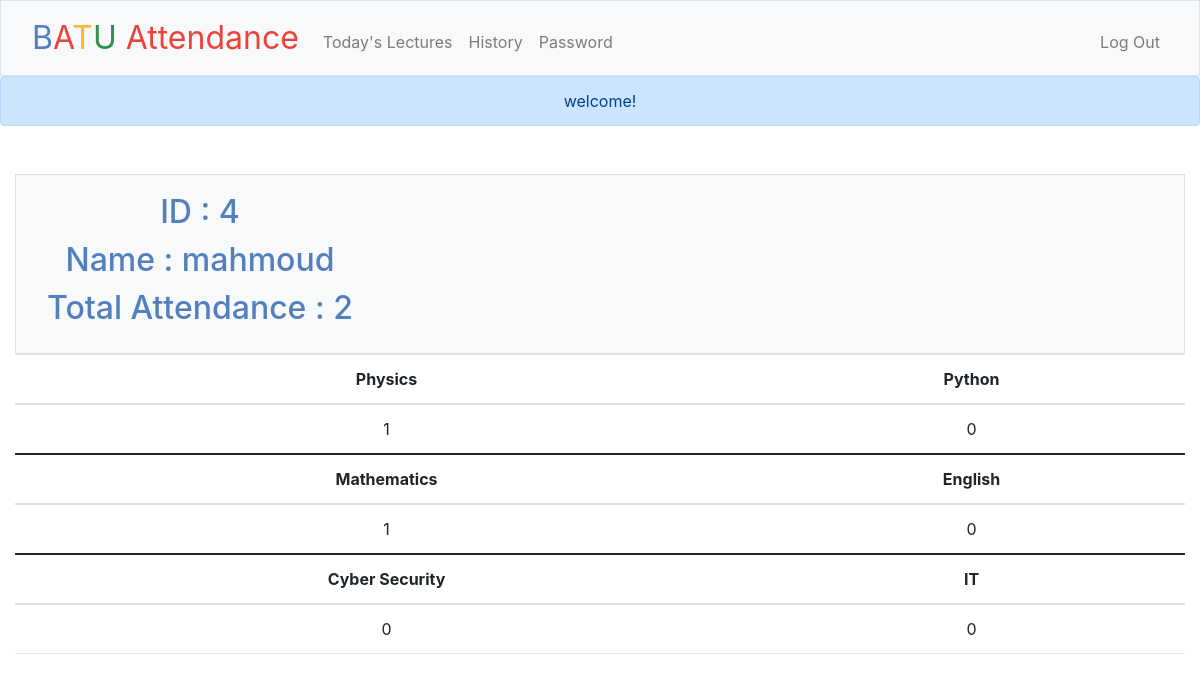
Before: / (signed in) with the older database file.
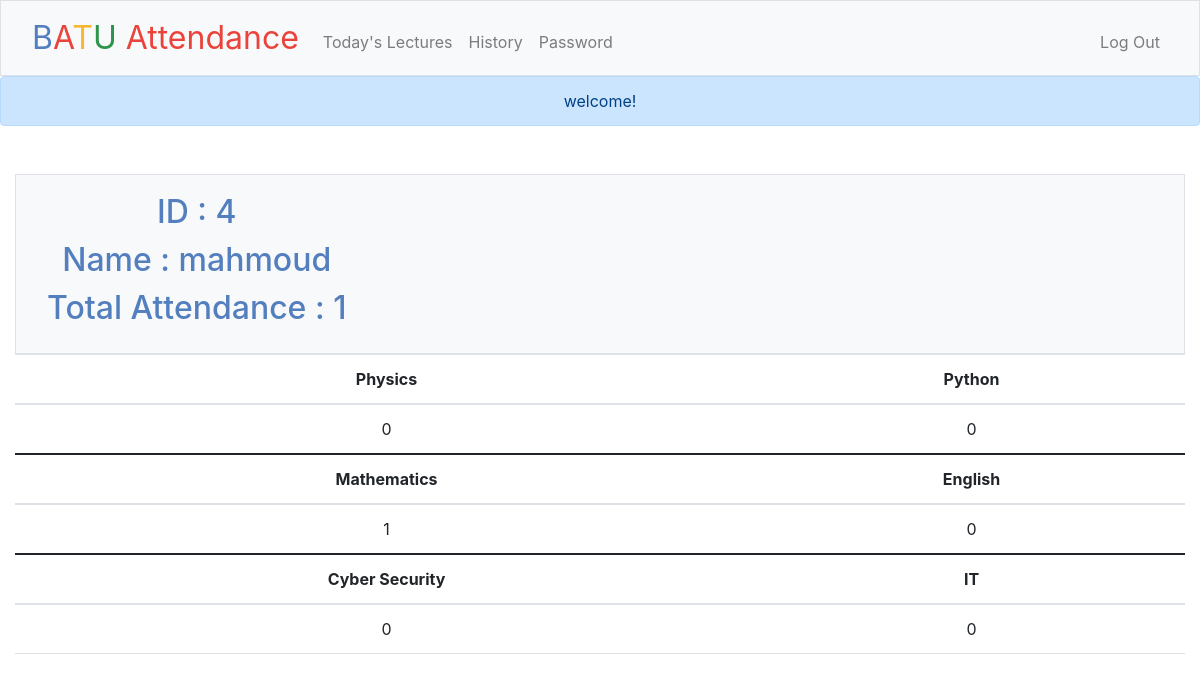
After: the same page with the newer database file.
### tables this page shows
CREATE TABLE 'student' ('id' INTEGER PRIMARY KEY AUTOINCREMENT NOT NULL, 'name' TEXT NOT NULL, 'attendance' INTEGER DEFAULT 0 , 'hash' TEXT NOT NULL, 'CYBER' INTEGER DEFAULT 0, 'IT' INTEGER DEFAULT 0, 'ENGLISH' INTEGER DEFAULT 0, 'PYTHON' INTEGER DEFAULT 0, 'MATHS' INTEGER DEFAULT 0, 'PHYSICS' INTEGER DEFAULT 0);

### app.py (the view)
@app.route("/")
@login_required
def index():
    user_id = session["user_id"]
    student_db = db.execute(
        "SELECT id, name, attendance, CYBER, ENGLISH, PYTHON, MATHS, IT, PHYSICS FROM student WHERE id = ?",
        user_id,
    )
    flash("welcome!")
    return render_template("index.html", database=student_db)

### app.py (called while the page is built)
@app.after_request
def after_request(response):
    response.headers["Cache-Control"] = "no-cache, no-store, must-revalidate"
    response.headers["Expires"] = 0
    response.headers["Pragma"] = "no-cache"
    return response

### helpers.py (called while the page is built)
def login_required(f):
    @wraps(f)
    def decorated_function(*args, **kwargs):
        if session.get("user_id") is None:
            return redirect("/login")
        return f(*args, **kwargs)
    return decorated_function

### templates/index.html (shortened to what this page needs)
{% extends "layout.html" %}
{% block main %}
<nav class="bg-light border navbar navbar-expand-md navbar-light">
    <div class="container-fluid">
        <h3 class="navbar-brand">
            <span class="blue">ID : {{ database[0]["id"] }}</span>
            <br>
            <span class="blue">Name : {{ database[0]["name"] }}</span>
            <br>
            <span class="blue">Total Attendance : {{ database[0]["attendance"] }}</span>
        </h3>
    </div>
</nav>
    <table class="table">
            <thead>
                <tr>
                    <th scope="col">Physics</th>
                    <th scope="col">Python</th>
                </tr>
            </thead>
            <tbody>
                <tr>
                    <td>
                        {{ database[0]["PHYSICS"] }}
                    </td>
                    <td>
                        {{ database[0]["PYTHON"] }}
                    </td>
                </tr>
            </tbody>
            <thead>
                <tr>
                    <th scope="col">Mathematics</th>
                    <th scope="col">English</th>
                </tr>
            </thead>
            <tbody>
                <tr>
                    <td>
                        {{ database[0]["MATHS"] }}
                    </td>
                    <td>
                        {{ database[0]["ENGLISH"] }}
                    </td>
                </tr>
            </tbody>
            <thead>
                <tr>
                    <th scope="col">Cyber Security</th>
                    <th scope="col">IT</th>
                </tr>
            </thead>
            <tbody>
                <tr>
                    <td>
                        {{ database[0]["CYBER"] }}
                    </td>
                    <td>
                        {{ database[0]["IT"] }}
                    </td>
                </tr>
            </tbody>
    </table>
{% endblock %}

Changed rows visible on the page:
changed student "mahmoud": attendance "2" → "1"; PHYSICS "1" → "0"
